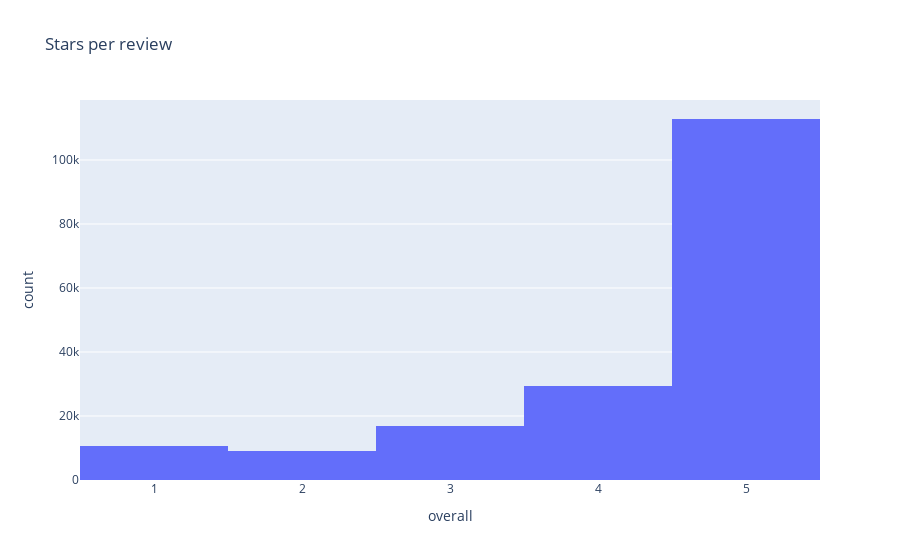

Source (notebook cell):
### Markdown cell above
Simple command to debug which variables we have defined

### Code cell
fig = px.histogram(some_reviews, x="overall", title='Stars per review')
fig.show()

### Figure 1 — Plotly figure (JSON) as saved in the notebook; plotly's stock layout.template omitted (floating-point values rounded to 4 significant figures; data arrays with more than 128 entries replaced by an {"elided": "..."} marker saying what was removed)
{"data": [{"alignmentgroup": "True", "bingroup": "x", "hovertemplate": "overall=%{x}<br>count=%{y}<extra></extra>", "legendgroup": "", "marker": {"color": "#636efa", "pattern": {"shape": ""}}, "name": "", "offsetgroup": "", "orientation": "v", "showlegend": false, "type": "histogram", "x": {"elided": "178944 int values"}, "xaxis": "x", "yaxis": "y"}], "layout": {"barmode": "relative", "legend": {"tracegroupgap": 0}, "title": {"text": "Stars per review"}, "xaxis": {"anchor": "y", "domain": [0, 1], "title": {"text": "overall"}}, "yaxis": {"anchor": "x", "domain": [0, 1], "title": {"text": "count"}}}}
